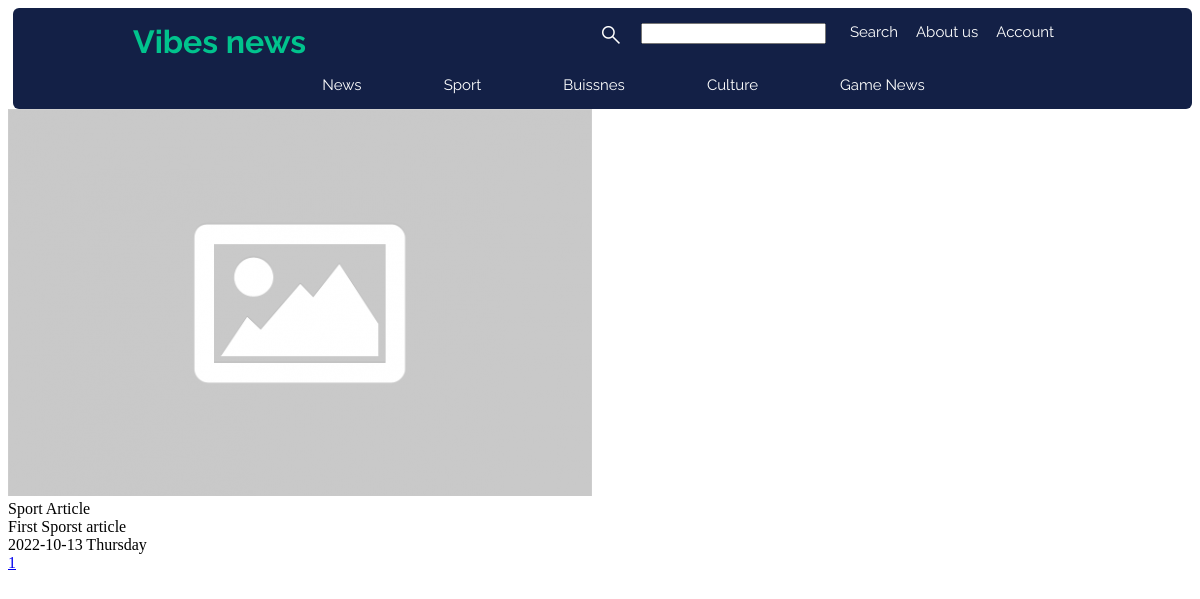
Screenshot of /sport with the database file from the repository.
### vibes/models.py (models this page shows, shortened)
class Article(db.Model):
    id = db.Column (db.Integer, primary_key = True)
    title = db.Column (db.String(255), unique = True, nullable = False)
    image_of_article = db.Column (db.String(255), nullable = False, default = 'default.png')
    subtitle = db.Column (db.Text, nullable = False)
    content = db.Column (db.Text, nullable = False)
    source = db.Column (db.String(255), nullable = False)
    time_posted = db.Column (db.DateTime, nullable = False, default = datetime.utcnow)
    category_id = db.Column(db.Integer, db.ForeignKey('category.id'), nullable=False)
    user_id = db.Column(db.Integer, db.ForeignKey('user.id'), nullable = False)

### vibes/users/routes.py (the view)
@users.route("/sport", methods = ["GET"])
def sport_articles():
    page = request.args.get('page', 1, type=int)
    sport_articles = Article.query.filter(Article.category_id == 2).paginate(page=page, per_page = 3)
    return render_template('articles_category.html', title = 'Sport Articles', Articles = sport_articles)

### vibes/templates/articles_category.html
{% extends "layout.html" %}
{% block content %}
    {% for article in Articles.items %}
        <div>
            <img src="{{url_for('static', filename = 'pics/' + article.image_of_article)}}">
            <div>{{ article.title }}</div>
            <div>{{ article.subtitle }}</div>
            <div>{{ article.time_posted.strftime('%Y-%m-%d %A') }}</div>
        </div>
    {% endfor %}
    {% for page_num in Articles.iter_pages(left_edge = 1, right_edge = 1, left_current = 1, right_current = 2) %}
        {% if page_num %}
            {% if Articles.page == page_num %}
            <a href="{{url_for('users.news_articles', page=page_num)}}">{{ page_num }}</a>
            {% else %}
            <a href="{{url_for('users.news_articles', page=page_num)}}">{{ page_num }}</a>
            {% endif %}
        {% else %}
            ...
        {% endif %}
    {% endfor %}
{% endblock content %}

### vibes/static/style.css (style rules this page uses)
:root { --black: #191e29; --dark-blue: #132046; --neon-green: #01c38d; --grey: #696e79; --white: #ffff; --font-family: "Raleway", sans-serif; }

### rows the page displays
Article: image_of_article (placeholder picture), title "Sport Article", subtitle "First Sporst article", time_posted "2022-10-13 Thursday"

### other values shown
{{ page_num }} "1"
